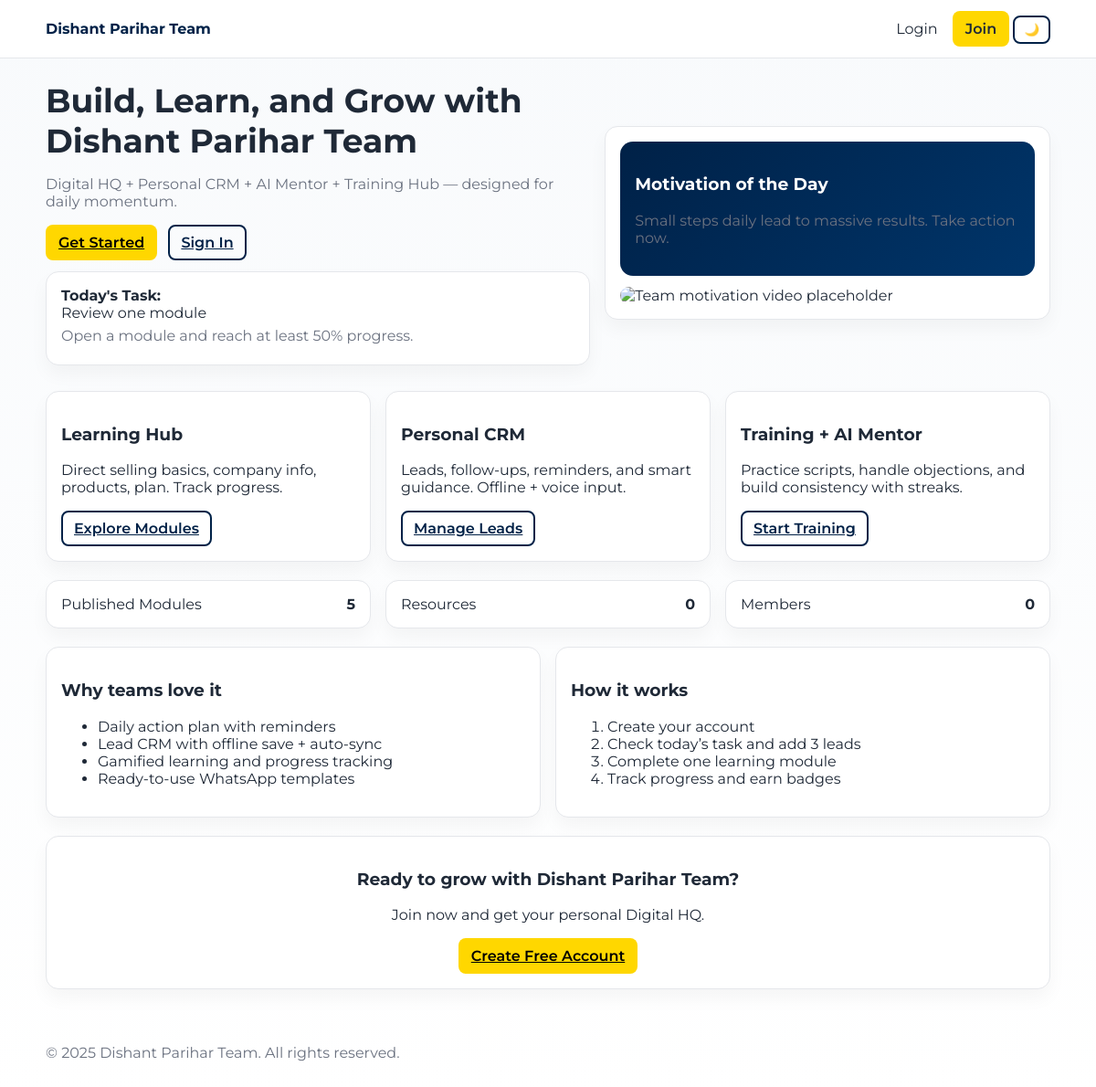
The page / on the database its author committed.
### tables this page shows
CREATE TABLE IF NOT EXISTS tasks (
  id INT AUTO_INCREMENT PRIMARY KEY,
  title VARCHAR(200) NOT NULL,
  description TEXT NULL,
  task_date DATE NULL,
  is_daily TINYINT(1) NOT NULL DEFAULT 0,
  type ENUM('prospecting','followup','training','event','custom') NOT NULL DEFAULT 'custom',
  target_count INT NOT NULL DEFAULT 0,
  impact_score TINYINT NOT NULL DEFAULT 1,
  effort_score TINYINT NOT NULL DEFAULT 1,
  priority ENUM('low','medium','high') NOT NULL DEFAULT 'medium',
  due_time TIME NULL,
  repeat_rule ENUM('none','daily','weekly') NOT NULL DEFAULT 'none',
  checklist JSON NULL,
  script_a TEXT NULL,
  script_b TEXT NULL,
  is_template TINYINT(1) NOT NULL DEFAULT 0,
  template_name VARCHAR(120) NULL,
  assigned_to INT NULL,
  INDEX idx_tasks_assigned_to (assigned_to),
  INDEX idx_tasks_date_daily (task_date, is_daily),
  CONSTRAINT fk_tasks_assigned_to FOREIGN KEY (assigned_to) REFERENCES users(id) ON DELETE SET NULL
);

### includes/auth.php (called while the page is built, shortened)
<?php
function current_user(): ?array {
    return null;
}
?>

### index.php (the view, shortened to what this page needs)
<?php
require_once __DIR__ . '/includes/header.php';
$pdo = get_db();
$today = (new DateTime('today'))->format('Y-m-d');
$motivation = $pdo->query("SELECT title, body FROM messages WHERE active = 1 AND message_type='motivation' ORDER BY id DESC LIMIT 1")->fetch();
$todayTaskStmt = $pdo->prepare('SELECT title, description FROM tasks WHERE task_date = ? OR is_daily = 1 ORDER BY task_date DESC LIMIT 1');
$todayTaskStmt->execute([$today]);
$todayTask = $todayTaskStmt->fetch();
$stats = [
  'modules' => (int)$pdo->query('SELECT COUNT(*) FROM learning_modules WHERE published = 1')->fetchColumn(),
  'resources' => (int)$pdo->query('SELECT COUNT(*) FROM resources WHERE published = 1')->fetchColumn(),
  'members' => (int)$pdo->query('SELECT COUNT(*) FROM users')->fetchColumn(),
];
?>
<section class="hero">
  <div>
    <h1>Build, Learn, and Grow with <?= SITE_BRAND ?></h1>
    <p>Digital HQ + Personal CRM + AI Mentor + Training Hub — designed for daily momentum.</p>
    <div style="margin-top:12px">
      <a class="btn" href="/register.php">Get Started</a>
      <a class="btn-outline" href="/login.php" style="margin-left:8px">Sign In</a>
    </div>
    <?php if ($todayTask): ?>
      <div class="card" style="margin-top:12px">
        <strong>Today's Task:</strong>
        <div><?= htmlspecialchars($todayTask['title']) ?></div>
        <p style="color:#6b7280; margin:6px 0"><?= nl2br(htmlspecialchars($todayTask['description'])) ?></p>
      </div>
    <?php endif; ?>
  </div>
  <div class="card">
    <div class="motivation">
      <h3><?= htmlspecialchars($motivation['title'] ?? 'Motivation of the Day') ?></h3>
      <p><?= htmlspecialchars($motivation['body'] ?? 'Small steps daily lead to massive results. Take action now.') ?></p>
    </div>
    <div style="margin-top:12px">
      <img src="/assets/img/cover.jpg" alt="Team motivation video placeholder" style="width:100%; border-radius: 12px;">
    </div>
  </div>
  </section>
<section style="margin:20px 0">
  <div class="grid cols-3">
    <div class="card">
      <h3>Learning Hub</h3>
      <p>Direct selling basics, company info, products, plan. Track progress.</p>
      <a class="btn btn-outline" href="/login.php">Explore Modules</a>
    </div>
    <div class="card">
      <h3>Personal CRM</h3>
      <p>Leads, follow-ups, reminders, and smart guidance. Offline + voice input.</p>
      <a class="btn btn-outline" href="/login.php">Manage Leads</a>
    </div>
    <div class="card">
      <h3>Training + AI Mentor</h3>
      <p>Practice scripts, handle objections, and build consistency with streaks.</p>
      <a class="btn btn-outline" href="/login.php">Start Training</a>
    </div>
  </div>
</section>
<section class="grid cols-3" style="margin:20px 0">
  <div class="card kpi"><span>Published Modules</span><strong><?= $stats['modules'] ?></strong></div>
  <div class="card kpi"><span>Resources</span><strong><?= $stats['resources'] ?></strong></div>
  <div class="card kpi"><span>Members</span><strong><?= $stats['members'] ?></strong></div>
</section>
<section style="margin:20px 0">
  <div class="grid cols-2">
    <div class="card">
      <h3>Why teams love it</h3>
      <ul>
        <li>Daily action plan with reminders</li>
        <li>Lead CRM with offline save + auto-sync</li>
        <li>Gamified learning and progress tracking</li>
        <li>Ready-to-use WhatsApp templates</li>
      </ul>
    </div>
    <div class="card">
      <h3>How it works</h3>
      <ol>
        <li>Create your account</li>
        <li>Check today’s task and add 3 leads</li>
        <li>Complete one learning module</li>
        <li>Track progress and earn badges</li>
      </ol>
    </div>
  </div>
</section>
<section style="margin:20px 0">
  <div class="card" style="text-align:center">
    <h3>Ready to grow with <?= SITE_BRAND ?>?</h3>
    <p>Join now and get your personal Digital HQ.</p>
    <a class="btn" href="/register.php">Create Free Account</a>
  </div>
</section>
<?php require_once __DIR__ . '/includes/footer.php'; ?>

### includes/header.php (shortened to what this page needs)
<?php
require_once __DIR__ . '/auth.php';
$user = current_user();
?>
<!DOCTYPE html>
<html lang="en">
<head>
  <link rel="stylesheet" href="/assets/css/style.css">
</head>
<body>
  <header class="site-header">
    <div class="container header-inner">
      <a href="/" class="brand"><?= SITE_BRAND ?></a>
      <nav class="nav">
        <?php if ($user): ?>
          <?php if ($user['role'] === 'admin'): ?>
            <a href="/admin/index.php">Admin Dashboard</a>
          <?php else: ?>
            <a href="/user/dashboard.php">Dashboard</a>
            <a href="/user/learning.php">Learning</a>
            <a href="/user/tasks.php">Tasks</a>
            <a href="/user/crm.php">CRM</a>
            <a href="/user/resources.php">Resources</a>
            <a href="/user/training.php">Training</a>
            <a href="/user/achievements.php">Badges</a>
            <a href="/user/leaderboard.php">Leaderboard</a>
          <?php endif; ?>
          <a href="/user/profile.php" style="display: inline-flex; align-items: center; gap: 8px;">
            <img src="<?= htmlspecialchars($user['avatar_url'] ?? 'https://placehold.co/32x32/EFEFEF/AAAAAA&text=') ?>" alt="Your Avatar" style="width: 32px; height: 32px; border-radius: 50%;">
            <span>My Profile</span>
          </a>
          <button id="theme-toggle" class="btn-outline" style="padding: 6px 10px;">🌙</button>
          <a class="btn btn-outline" href="/logout.php">Logout</a>
        <?php else: ?>
          <a href="/login.php">Login</a>
          <a class="btn" href="/register.php">Join</a>
          <button id="theme-toggle" class="btn-outline" style="padding: 6px 10px;">🌙</button>
        <?php endif; ?>
      </nav>
    </div>
  </header>
  <main class="container">

### includes/footer.php (shortened to what this page needs)
  </main>
  <footer class="site-footer">
    <div class="container">
      <p>© <?= date('Y') ?> <?= SITE_BRAND ?>. All rights reserved.</p>
    </div>
  </footer>
</body>
</html>

### assets/css/style.css (style rules this page uses)
:root { --blue: #002147; --gold: #FFD700; --white: #FFFFFF; --green: #006400; --black: #000000; --text: #1f2937; --text-muted: #6b7280; --background-start: #f8fafc; --background-end: #ffffff; --card-bg: #ffffff; --card-border: #e5e7eb; --card-shadow: 0 10px 20px rgba(0,0,0,0.04); --card-shadow-hover: 0 12px 24px rgba(0,0,0,0.06); --input-border: #e5e7eb; --table-header-bg: #f8fafc; }
* { box-sizing: border-box; }
html { scroll-behavior: smooth; }
body { margin: 0; font-family: 'Montserrat', system-ui, -apple-system, Segoe UI, Roboto, Helvetica, Arial, sans-serif; color: var(--text); background: linear-gradient(180deg, var(--background-start) 0%, var(--background-end) 100%); transition: background .3s ease, color .3s ease; }
.container { width: 95%; max-width: 1100px; margin: 0 auto; }
.site-header { position: sticky; top: 0; z-index: 50; background: color-mix(in srgb, var(--card-bg) 90%, transparent); backdrop-filter: saturate(180%) blur(10px); border-bottom: 1px solid var(--card-border); }
.header-inner { display: flex; align-items: center; justify-content: space-between; padding: 12px 0; }
.brand { color: var(--blue); font-weight: 700; text-decoration: none; }
.nav a { margin-left: 12px; text-decoration: none; color: var(--text); }
.btn { border: none; background: var(--gold); color: var(--black); padding: 10px 14px; border-radius: 8px; font-weight: 600; display: inline-flex; align-items: center; justify-content: center; white-space: nowrap; }
.btn-outline { border: 2px solid var(--blue); color: var(--blue); background: transparent; padding: 8px 12px; border-radius: 8px; font-weight: 600; display: inline-flex; align-items: center; justify-content: center; white-space: nowrap; }
.hero { display: grid; grid-template-columns: 1fr; gap: 16px; align-items: center; padding: 24px 0 8px; }
.hero h1 { font-size: 28px; margin: 0 0 8px; }
.hero p { color: var(--text-muted); }
.card { background: var(--card-bg); border: 1px solid var(--card-border); border-radius: 14px; padding: 16px; box-shadow: var(--card-shadow); transition: transform .2s ease, box-shadow .2s ease, background .3s ease, border-color .3s ease; }
.grid { display: grid; gap: 16px; }
.grid.cols-2 { grid-template-columns: 1fr; }
.grid.cols-3 { grid-template-columns: 1fr; }
.kpi { display: flex; align-items: center; justify-content: space-between; }
.motivation { background: linear-gradient(135deg, var(--blue), #00356a); color: var(--white); border-radius: 14px; padding: 16px; }
.site-footer { padding: 24px 0; color: var(--text-muted); }
@media (min-width: 768px) { .hero { grid-template-columns: 1.1fr 0.9fr; } }
@media (min-width: 768px) { .grid.cols-2 { grid-template-columns: repeat(2, 1fr); } }
@media (min-width: 768px) { .grid.cols-3 { grid-template-columns: repeat(3, 1fr); } }
@media (min-width: 768px) { .hero h1 { font-size: 36px; } }

### rows shown on the page
tasks: title "Review one module", description "Open a module and reach at least 50% progress."

### other values the page prints
SITE_BRAND "Dishant Parihar Team"
$motivation['title'] "Motivation of the Day"
$motivation['body'] "Small steps daily lead to massive results. Take action now."
$stats['modules'] "5"
$stats['resources'] "0"
$stats['members'] "0"
